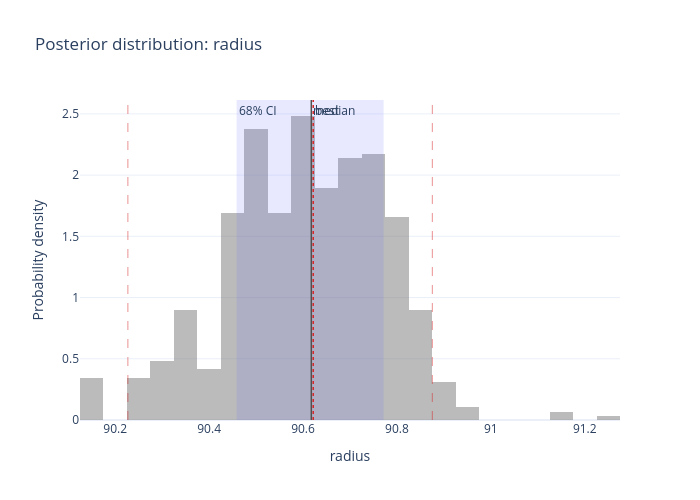

Source (notebook cell):
### Code cell
print('\nGenerating marginal posterior for radius...')
fitter.plot_param_distribution('radius')

### Figure 1 — Plotly figure (JSON) as saved in the notebook; plotly's stock layout.template omitted (floating-point values rounded to 4 significant figures; data arrays with more than 128 entries replaced by an {"elided": "..."} marker saying what was removed)
{"data": [{"histnorm": "probability density", "marker": {"color": "rgba(120, 120, 120, 0.5)"}, "name": "Marginal density", "nbinsx": 50, "type": "histogram", "x": {"elided": "580 float values"}}], "layout": {"annotations": [{"showarrow": false, "text": "68% CI", "x": 90.46, "xanchor": "left", "xref": "x", "y": 1, "yanchor": "top", "yref": "y domain"}, {"showarrow": false, "text": "median", "x": 90.62, "xanchor": "left", "xref": "x", "y": 1, "yanchor": "top", "yref": "y domain"}, {"showarrow": false, "text": "best", "x": 90.62, "xanchor": "left", "xref": "x", "y": 1, "yanchor": "top", "yref": "y domain"}], "height": 500, "shapes": [{"fillcolor": "rgba(99, 110, 250, 0.15)", "line": {"width": 0}, "type": "rect", "x0": 90.46, "x1": 90.77, "xref": "x", "y0": 0, "y1": 1, "yref": "y domain"}, {"line": {"color": "rgba(214, 39, 40, 0.5)", "dash": "dash", "width": 1}, "type": "line", "x0": 90.23, "x1": 90.23, "xref": "x", "y0": 0, "y1": 1, "yref": "y domain"}, {"line": {"color": "rgba(214, 39, 40, 0.5)", "dash": "dash", "width": 1}, "type": "line", "x0": 90.88, "x1": 90.88, "xref": "x", "y0": 0, "y1": 1, "yref": "y domain"}, {"line": {"color": "rgb(80, 80, 80)", "width": 1.5}, "type": "line", "x0": 90.62, "x1": 90.62, "xref": "x", "y0": 0, "y1": 1, "yref": "y domain"}, {"line": {"color": "rgb(214, 39, 40)", "dash": "dot", "width": 1.5}, "type": "line", "x0": 90.62, "x1": 90.62, "xref": "x", "y0": 0, "y1": 1, "yref": "y domain"}], "showlegend": false, "title": {"text": "Posterior distribution: radius"}, "width": 700, "xaxis": {"title": {"text": "radius"}}, "yaxis": {"title": {"text": "Probability density"}}}}
